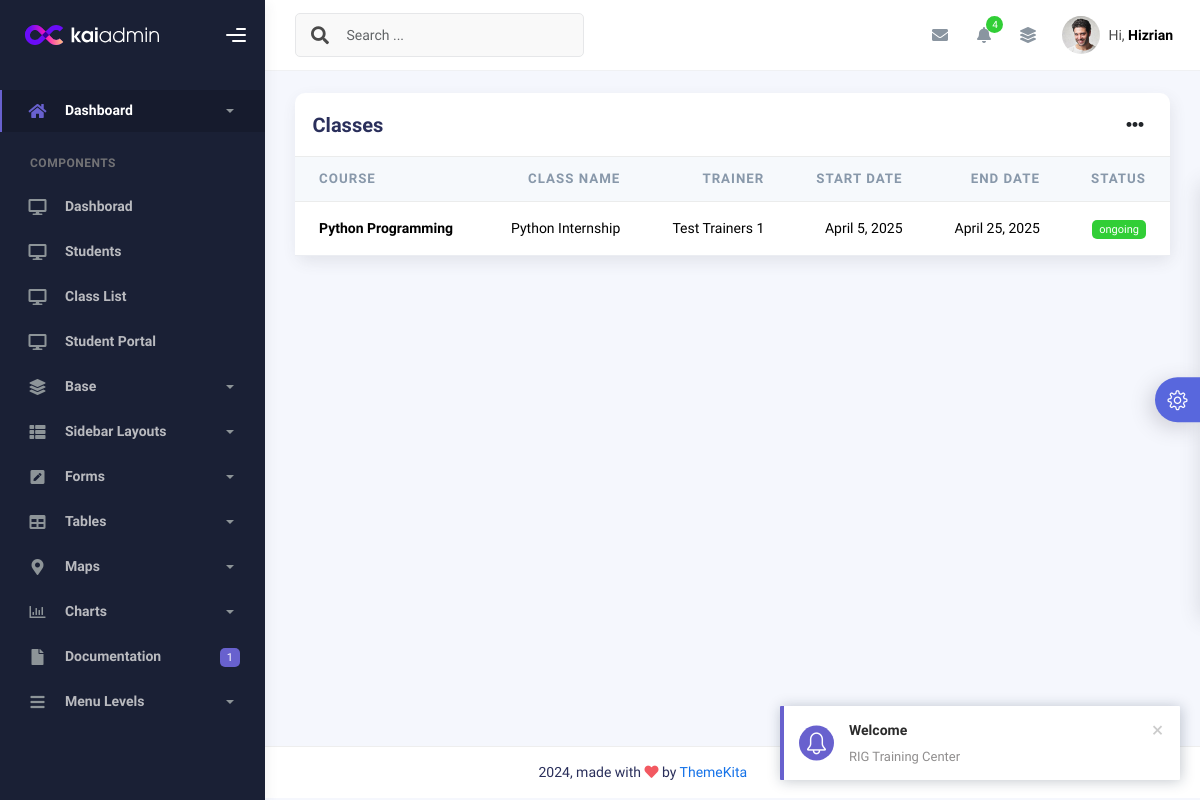
/class/list/, run on an earlier commit of the app's database.
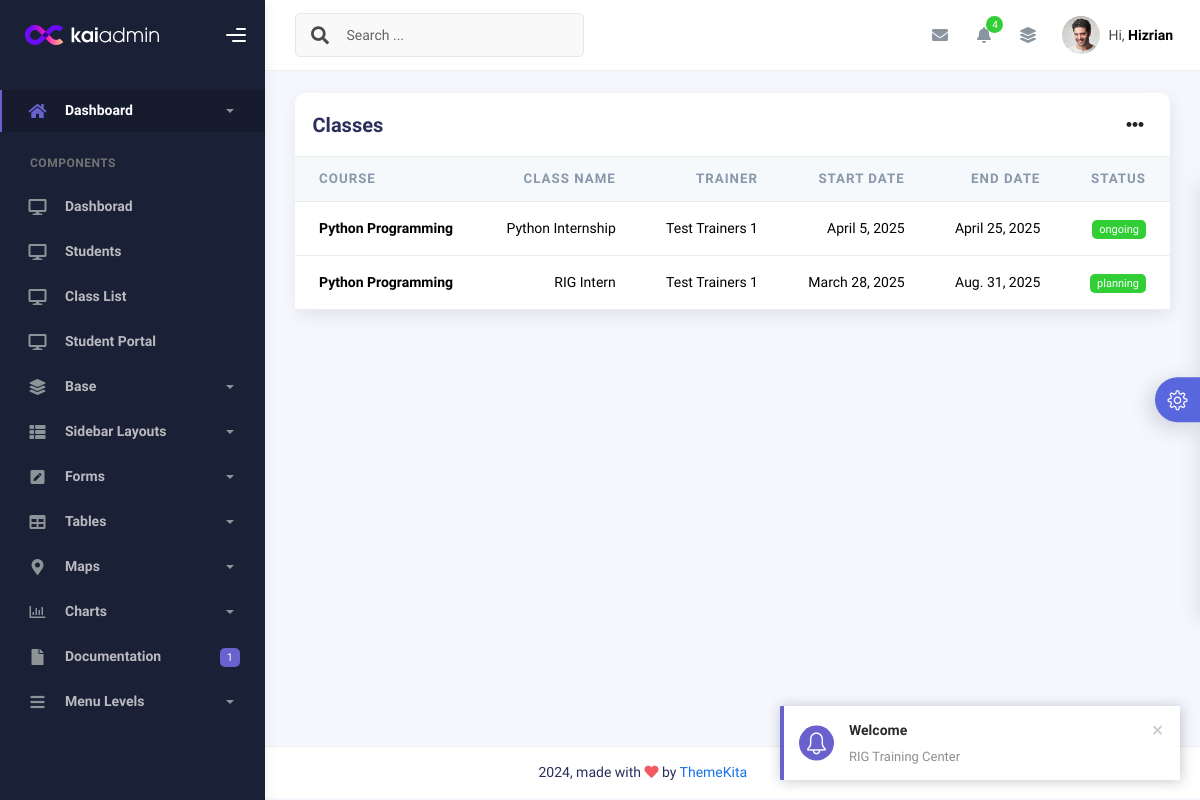
And on a later commit of the database.
### myapp/models.py (models this page shows, shortened)
class ClassName(models.Model):
    class_name = models.CharField(max_length=255)
    course = models.ForeignKey(Courses, on_delete=models.CASCADE, blank=True, null=True)
    trainer = models.ForeignKey(Trainers, on_delete=models.CASCADE, blank=True, null=True)
    start_date = models.DateField(blank=True, null=True)
    end_date = models.DateField(blank=True, null=True)
    class_status = models.ForeignKey(ClassStatus, on_delete=models.CASCADE, blank=True, null=True)
    created_at = models.DateTimeField(auto_now_add=True)
    updated_at = models.DateTimeField(auto_now=True)

class Courses(models.Model):
    image = models.ImageField(upload_to='course_photo', blank=True, null=True)
    course_name = models.CharField(max_length=255)
    duration = models.CharField(max_length=255)
    description = models.TextField(blank=True, null=True)
    created_at = models.DateTimeField(auto_now_add=True)
    updated_at = models.DateTimeField(auto_now=True)
    def __str__(self):
        return self.course_name

class Trainers(models.Model):
    trainer_name = models.CharField(max_length=255)
    role = models.CharField(max_length=255)
    photo = models.ImageField(upload_to='trainers')
    quote = models.TextField()
    created_at = models.DateTimeField(auto_now_add=True)
    updated_at = models.DateTimeField(auto_now=True)
    def __str__(self):
        return self.trainer_name

class ClassStatus(models.Model):
    name = models.CharField(max_length=200)
    created_at = models.DateTimeField(auto_now_add=True)
    updated_at = models.DateTimeField(auto_now=True)
    def __str__(self):
        return self.name

### myapp/views.py (the view, shortened to what this page needs)
# urls.py: path('class/list/', ClassList.as_view(), name='ClassList'),
class ClassList(View):
    def get(self, request):
        ac = ClassName.objects.all()
        context = {'ac':ac}
        return render(request, 'school/ClassList.html', context)

### templates/school/ClassList.html (shortened to what this page needs)
{% extends 'school/index.html' %}
{% load static %}
{% block content %}
<div class="container">
    <div class="page-inner">
      <div class="row">
        <div class="col-md-12">
          <div class="card card-round">
            <div class="card-header">
              <div class="card-head-row card-tools-still-right">
                <div class="card-title">Classes</div>
                <div class="card-tools">
                  <div class="dropdown">
                    <button
                      class="btn btn-icon btn-clean me-0"
                      type="button"
                      id="dropdownMenuButton"
                      data-bs-toggle="dropdown"
                      aria-haspopup="true"
                      aria-expanded="false"
                    >
                      <i class="fas fa-ellipsis-h"></i>
                    </button>
                  </div>
                </div>
              </div>
            </div>
            <div class="card-body p-0">
              <div class="table-responsive">
                <table class="table align-items-center mb-0">
                  <thead class="thead-light">
                    <tr>
                      <th scope="col">Course</th>
                      <th scope="col" class="text-end">Class Name</th>
                      <th scope="col" class="text-end">Trainer</th>
                      <th scope="col" class="text-end">Start Date</th>
                      <th scope="col" class="text-end">End Date</th>
                      <th scope="col" class="text-end">Status</th>
                    </tr>
                  </thead>
                  <tbody>
{% for i in ac %}
                    <tr>
                      <th scope="row">
                        {{i.course}}
                      </th>
                      <td class="text-end">{{i.class_name}}</td>
                      <td class="text-end">{{i.trainer}}</td>
                      <td class="text-end">{{i.start_date}}</td>
                      <td class="text-end">{{i.end_date}}</td>
                      <td class="text-end">
                        <span class="badge badge-success">{{i.class_status}}</span>
                      </td>
                    </tr>
                    {% endfor %}
                  </tbody>
                </table>
              </div>
            </div>
          </div>
        </div>
      </div>
    </div>
  </div>
{% endblock content %}

What changed in the data, as far as the page shows it:
added ClassName: course "Python Programming", class_name "RIG Intern", trainer "Test Trainers 1", start_date "March 28, 2025", end_date "Aug. 31, 2025", class_status "planning"
